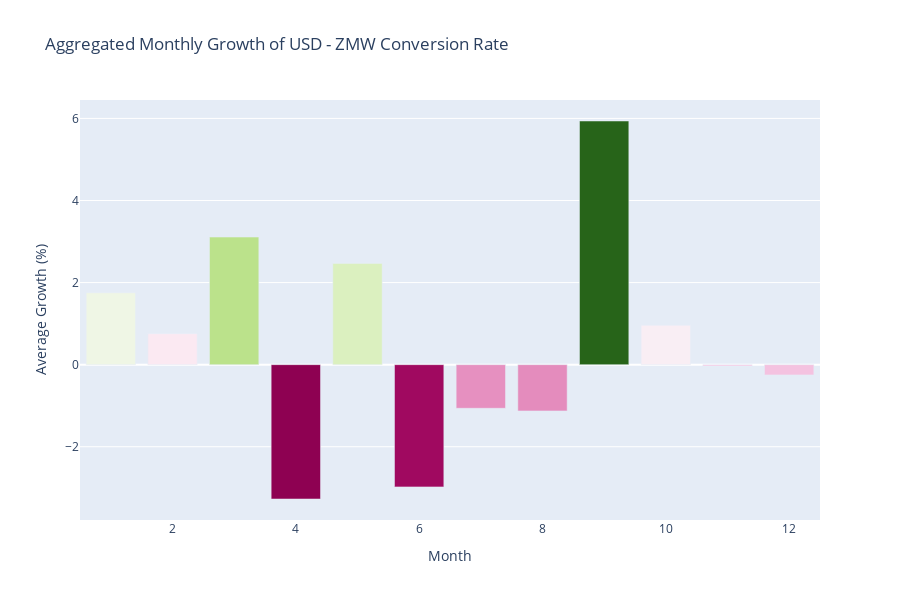

Here is the notebook cell this chart was saved with:
### Markdown cell above
### Observations from the above Chart are:

    1 2015 experineced the greatest loss in value of the kwacha depreciating an overrall 41%
    2 2016 the kwacha gained an overrall 11% in value
    3 through out 2017 and 2019 the kwacha lost value against the dollar with 2020 recording the second largest drop in value of 33%
    4 2021 saw largest gain in the exchange rate, with the kwacha appreciating an overrall 27%

### Code cell
# Calculate monthly growth
data['Growth'] = data.groupby(['Year', 'Month'])['Selling rate'].transform(lambda x: (x.iloc[-1] - x.iloc[0]) / x.iloc[-1] *100)

# Group data by Month and calculate average growth
grouped_data = data.groupby('Month').mean().reset_index()

fig = go.Figure()

fig.add_trace(go.Bar(
    x=grouped_data['Month'],
    y=grouped_data['Growth'],
    marker_color=grouped_data['Growth'],
    hovertemplate='Month: %{x}<br>Average Growth: %{y:.2f}%<extra></extra>'
))

fig.update_layout(
    title="Aggregated Monthly Growth of USD - ZMW Conversion Rate",
    xaxis_title="Month",
    yaxis_title="Average Growth (%)",
    width=900,
    height=600
)

pio.show(fig)

### Figure 1 — Plotly figure (JSON) as saved in the notebook; plotly's stock layout.template omitted (floating-point values rounded to 4 significant figures)
{"data": [{"hovertemplate": "Month: %{x}<br>Average Growth: %{y:.2f}%<extra></extra>", "marker": {"color": [1.751, 0.7532, 3.109, -3.274, 2.466, -2.978, -1.063, -1.127, 5.937, 0.9601, -0.03564, -0.2492]}, "type": "bar", "x": [1, 2, 3, 4, 5, 6, 7, 8, 9, 10, 11, 12], "y": [1.751, 0.7532, 3.109, -3.274, 2.466, -2.978, -1.063, -1.127, 5.937, 0.9601, -0.03564, -0.2492]}], "layout": {"height": 600, "title": {"text": "Aggregated Monthly Growth of USD - ZMW Conversion Rate"}, "width": 900, "xaxis": {"title": {"text": "Month"}}, "yaxis": {"title": {"text": "Average Growth (%)"}}}}
